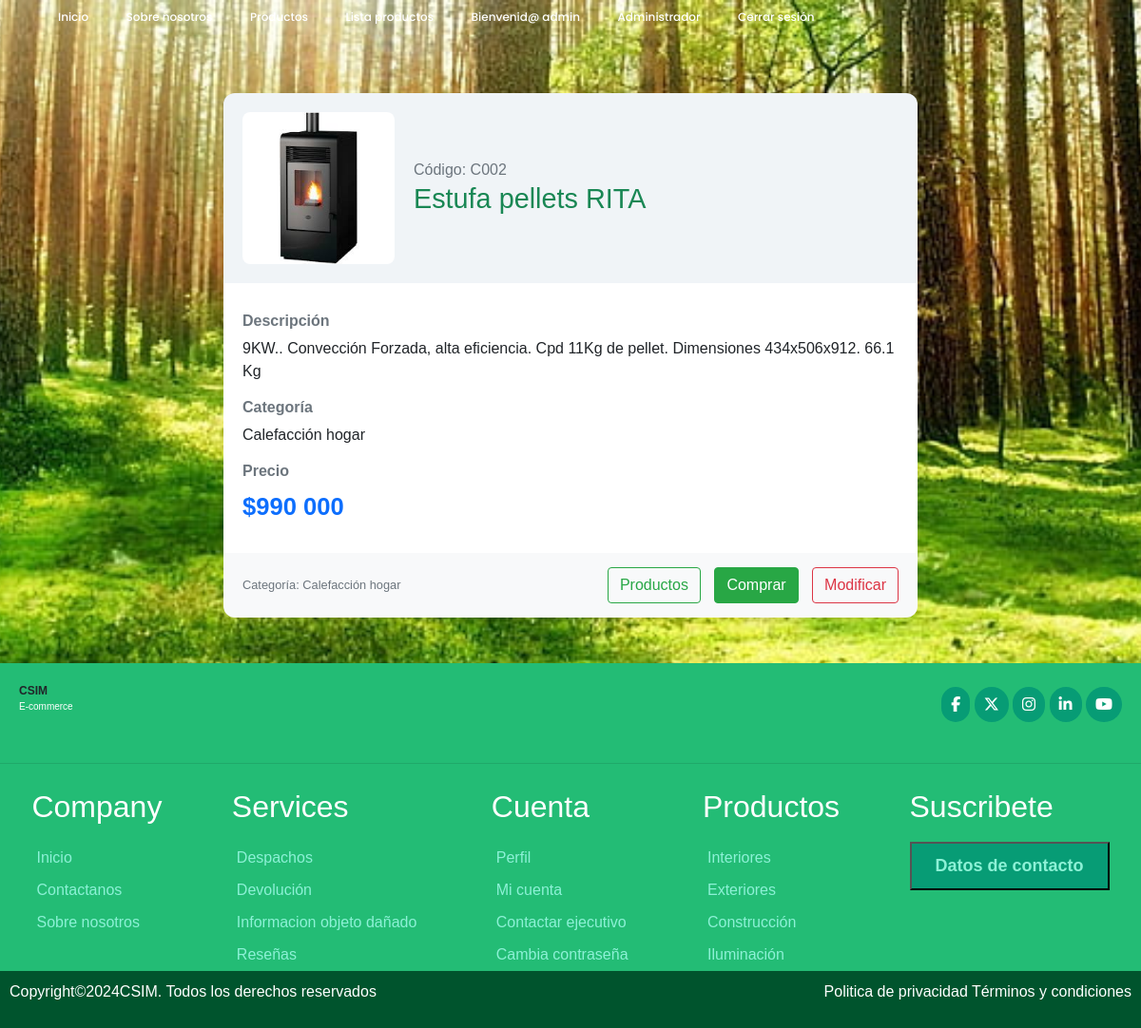
Page /detalle/C002/ (signed in) on the committed database.
### ferreteria/models.py (models this page shows, shortened)
class Producto(models.Model):
    idProducto = models.CharField(primary_key=True, max_length=5, verbose_name='Id Producto')
    nombre = models.CharField(max_length=50, verbose_name='Nombre del producto')
    descripcion = models.CharField(max_length=400,verbose_name='Descripcion de producto')
    precio = models.IntegerField(null=True, verbose_name='Ingrese precio producto')
    imagen= models.ImageField(upload_to="imagenes", null=True, verbose_name='Imagen')
    stock = models.IntegerField(verbose_name='stock',default=0)
    categoria= models.ForeignKey('Categoria', on_delete=models.CASCADE, verbose_name='Categoria')

class Categoria(models.Model):
    idCategoria = models.IntegerField(primary_key=True, verbose_name='Id Categoria')
    nombreCategoria= models.CharField(max_length=40, verbose_name='Nombre Categoria')
    def __str__(self):
        return self.nombreCategoria

### ferreteria/views.py (the view)
# urls.py: path('detalle/<id>/', views.detalle_producto, name="detalle"),
@login_required
def detalle_producto(request, id):
    producto = get_object_or_404(Producto, idProducto=id)
    return render (request, 'detalleProducto.html', {'producto':producto})

### ferreteria/context_processor.py (called while the page is built, shortened)
def total_carrito(request):
    total = 0
    return {'total_carrito':int(total)}

### ferreteria/templates/detalleProducto.html (shortened to what this page needs)
{% extends 'base.html' %}
{% load static %}
{% load humanize %}
{% block css %}
<link rel="stylesheet" href="{% static 'css/estilo.css' %}">
{% endblock %}
{% block contenido %}
<div class="container my-5">
    <div class="row justify-content-center">
        <div class="col-md-10 col-lg-8">
            <div class="producto-card">
                <div class="producto-header">
                    <img src="{{ producto.imagen.url }}" alt="Imagen del producto">
                    <div>
                        <h6 class="text-muted mb-1">Código: {{ producto.idProducto }}</h6>
                        <h2>{{ producto.nombre }}</h2>
                    </div>
                </div>
                <div class="producto-body">
                    <h6>Descripción</h6>
                    <p>{{ producto.descripcion }}</p>
                    <h6>Categoría</h6>
                    <p>{{ producto.categoria }}</p>
                    <h6>Precio</h6>
                    <p class="producto-precio">${{ producto.precio|intcomma }}</p>
                </div>
                <div class="producto-footer">
                    <small class="text-muted">Categoría: {{ producto.categoria }}</small>
                    <div>
                        <a href="{% url 'tienda' %}" class="btn btn-outline-success">Productos</a>
                        <a href="{% url 'tienda' %}" class="btn btn-success">Comprar</a>
                        {% if user.is_authenticated and user.is_superuser %}
                            <a href="{% url 'modificar' producto.idProducto %}" class="btn btn-outline-danger">Modificar</a>
                        {% endif %}
                    </div>
                </div>
            </div>
        </div>
    </div>
</div>
{% endblock %}

### ferreteria/templates/base.html (shortened to what this page needs)
<!DOCTYPE html>
<html lang="en">
<head>
    {% load static %}
    <link rel="stylesheet" href="https://cdn.jsdelivr.net/npm/bootstrap@4.5.3/dist/css/bootstrap.min.css">
    {% block css %}{% endblock %}
</head>
<body>
    <header>
        <div class="navbar">
            <ul class="links">
                {% if not user.is_authenticated %}
                    <li><a href="{% url 'index' %}"  >Inicio</a></li>
                    <li><a href="{% url 'nosotros' %}" >Sobre nosotros</a></li>
                    <li><a href="{% url 'tienda' %}"  >Productos</a></li>
                    <li><a href="{% url 'registrar' %}" >Registrarse</a></li>
                    <li><a href="{% url 'login' %}" >Iniciar sesión</a></li>
                {% elif user.is_authenticated and user.is_superuser %}
                    <li><a href="{% url 'index' %}"  >Inicio</a></li>
                    <li><a href="{% url 'nosotros' %}" >Sobre nosotros</a></li>
                    <li><a href="{% url 'tienda' %}"  >Productos</a></li>
                    <li><a href="{% url 'lista' %}" >Lista productos</a></li>
                    <li><a href="{% url 'perfil' %}">Bienvenid@ {{ user.username }}</a></li>
                    <li><a href="{% url 'administrador' %}">Administrador </a></li>
                    <li><a href="{% url 'cerrar' %}">Cerrar sesión </a></li>
                {% endif %}
            </ul>
        </div>
    </header>
    <div id="contenido">
        {% block contenido %}
        {% endblock %}
    </div>
    <footer class="pie">
        <div class="header">
            <div class="logo">
                <div class="title">CSIM</div>
                <p class="logotipo">E-commerce</p>
            </div>
            <div class="redes">
                <span class="fb"><a href="https://www.facebook.com/?locale=es_LA" target="_blank" style="text-decoration: none; color:#fff;"><i class="fa-brands fa-facebook-f"></a></i></span>
                <span class="tw"><a href="https://x.com/?lang=es&mx=2" style="text-decoration: none; color:#fff;"><i class="fa-brands fa-x-twitter"></a></i></span>
                <span class="in"><a href="https://www.instagram.com/" style="text-decoration: none; color:#fff;"><i class="fa-brands fa-instagram"></a></i></span>
                <span class="li"><a href="https://cl.linkedin.com/" style="text-decoration: none; color:#fff;"><i class="fa-brands fa-linkedin-in"></a></i></span>
                <span class="yo"><a href="https://www.youtube.com/" style="text-decoration: none; color:#fff;"><i class="fa-brands fa-youtube"></a></i></span>
            </div>
        </div>
        <hr>
        <div class="section">
            <div>
                <h2>Company</h2>
                <a href="{% url 'index' %}">Inicio</a>
                <a href="{% url 'nosotros' %}">Contactanos</a>
                <a href="{% url 'nosotros' %}">Sobre nosotros</a>
            </div>
            <div>
                <h2>Services</h2>
                <a href="{% url 'nosotros' %}">Despachos</a>
                <a href="{% url 'nosotros' %}">Devolución </a>
                <a href="{% url 'nosotros' %}">Informacion objeto dañado</a>
                <a href="{% url 'nosotros' %}">Reseñas</a>
            </div>
            <div>
                <h2>Cuenta</h2>
                <a href="#">Perfil</a>
                <a href="#">Mi cuenta</a>
                <a href="{% url 'nosotros' %}">Contactar ejecutivo</a>
                <a href="#">Cambia contraseña</a>
            </div>
            <div>
                <h2>Productos</h2>
                <a href="#">Interiores</a>
                <a href="#">Exteriores</a>
                <a href="#">Construcción</a>
                <a href="#">Iluminación</a>
            </div>
            <div>
                <h2>Suscribete</h2>
                <form action="">
                    <button type="submit"><a href="{% url 'nosotros' %}" style="text-decoration: none;">Datos de contacto</a></button>
                </form>
            </div>
        </div>
        <div class="derechos">
            <p>Copyright©2024CSIM. Todos los derechos reservados</p>
            <p>Politica de privacidad        Términos y condiciones</p>
        </div>
    </footer>

### ferreteria/static/css/estilo.css (style rules this page uses)
* { margin: 0; padding: 0; box-sizing: border-box; font-family: sans-serif; }
body { font-family: "Poppins", sans-serif; background: url(../img/foto2.jpg) no-repeat center center fixed; background-size: cover; background-position: center; width: 100%; }
header { width: 1140px; max-width: 1200px; margin: auto; height: 50px; display: flex; align-items: center; position: relative; z-index: 100; }
header .navbar ul { float: right; margin-right: 20px; }
header .navbar ul li { display: inline-block; line-height: 80px; margin: 0 5px; }
header .navbar a { color: #fff; margin-right: 5px; padding: 5px 10px; font-family: "Poppins", sans-serif; font-size: 12px; transition: 0.3s; font-weight: 500; text-decoration: none; }
.pie { background-color: rgb(35, 188, 117); box-sizing: border-box; font-family: "Exo 2", sans-serif; }
.pie .header .logo .title { font-size: 12px; display: flex; align-items: left; font-weight: bold; }
.pie .header .logo .logotipo { font-size: 10px; color: #fff; }
.pie .header { display: flex; justify-content: space-between; padding: 20px; align-items: center; }
.pie .header .redes .fb, .pie .header .redes .tw, .pie .header .redes .in, .pie .header .redes .li, .pie .header .redes .yo { background: rgb(7, 156, 117); padding: 10px; border-radius: 80px; color: #fff; align-items: right; }
.pie .section { display: flex; justify-content: space-evenly; gap: 40px; }
.pie .section div { display: flex; flex-direction: column; }
.pie .section div h2 { color: #fff; padding: 10px 0; }
.pie .section a { color: rgb(141, 241, 214); padding: 5px; }
.pie .section form { display: flex; flex-direction: column; gap: 10px; }
.pie .section form button { padding: 10px 20px; background: rgb(7, 156, 117); color: #fff; font-weight: bold; font-size: 18px; }
.pie .derechos { display: flex; justify-content: space-between; padding: 10px; background: rgb(0, 84, 45); color: #fff; }

### ferreteria/templates/detalleProducto.html (style rules this page uses)
.producto-card { border-radius: 12px; overflow: hidden; box-shadow: 0 4px 8px rgba(0, 0, 0, 0.1); }
.producto-header { display: flex; align-items: center; background-color: #f0f4f7; padding: 20px; }
.producto-header img { width: 160px; height: 160px; object-fit: cover; border-radius: 8px; margin-right: 20px; }
.producto-header h2 { margin: 0; font-size: 1.8rem; color: #198754; }
.producto-body { padding: 20px; background-color: #ffffff; }
.producto-body h6 { font-weight: 600; color: #6c757d; margin-top: 10px; }
.producto-precio { font-size: 1.6rem; font-weight: 600; color: #0d6efd; margin-bottom: 10px; }
.producto-footer { background-color: #f8f9fa; padding: 15px 20px; display: flex; justify-content: space-between; align-items: center; }
.producto-footer .btn { margin-left: 10px; }

### rows in the picture
Producto: imagen (picture), idProducto "C002", nombre "Estufa pellets RITA", descripcion "9KW.. Convección Forzada, alta eficiencia. Cpd 11Kg de pellet. Dimensiones 434x506x912. 66.1 Kg", categoria "Calefacción hogar", precio "990 000"

### other values in the picture
{{ user.username }} "admin"
